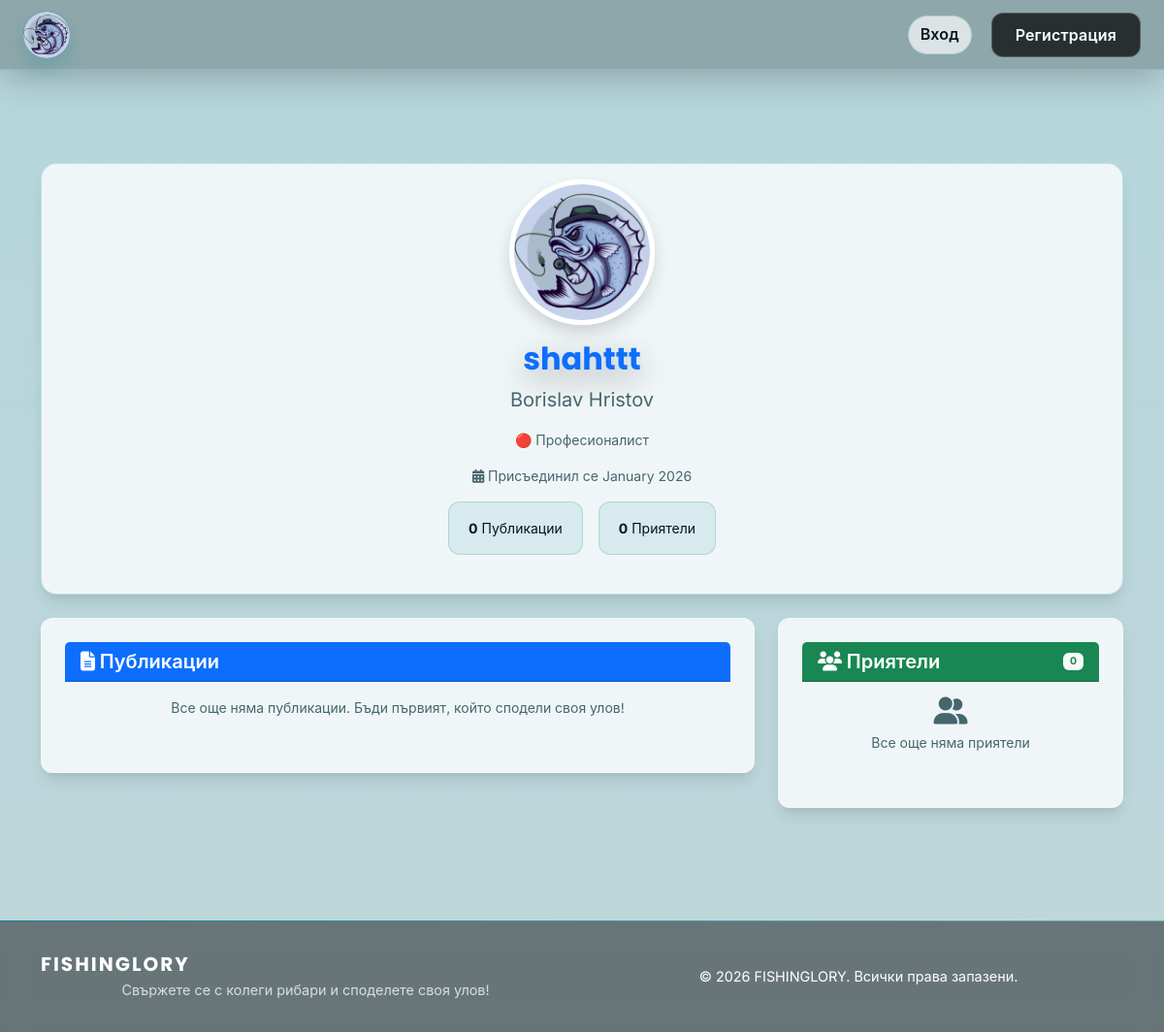
The page /be/users/profile.php?id=1 on the database its author committed.
### tables this page shows
CREATE TABLE `user_profiles` (
  `user_id` int(11) NOT NULL,
  `first_name` varchar(50) DEFAULT NULL,
  `last_name` varchar(50) DEFAULT NULL,
  `avatar_url` varchar(255) DEFAULT NULL,
  `bio` text DEFAULT NULL,
  `location` varchar(100) DEFAULT NULL,
  `experience_level` enum('beginner','advanced','pro') DEFAULT 'beginner'
);

CREATE TABLE `users` (
  `id` int(11) NOT NULL,
  `full_name` varchar(100) NOT NULL,
  `username` varchar(50) NOT NULL,
  `email` varchar(100) NOT NULL,
  `password_hash` varchar(255) NOT NULL,
  `role` enum('user','admin') DEFAULT 'user',
  `is_verified` tinyint(1) DEFAULT 0,
  `status` enum('active','banned') DEFAULT 'active',
  `created_at` timestamp NOT NULL DEFAULT current_timestamp(),
  `last_login` timestamp NULL DEFAULT NULL
);

### Config/languages.php (called while the page is built, shortened)
<?php
$lang = $_SESSION['lang'] ?? 'bg';
function __($key) {
    global $lang, $translations;
    return $translations[$lang][$key] ?? $key;
}
function getCurrentLang() {
    global $lang;
    return $lang;
}
?>

### Config/security.php (called while the page is built, shortened)
<?php
function generateCsrfToken() {
    return $_SESSION['csrf_token'];
}
function assetVersion(string $relativePath): string {
    $relativePath = ltrim($relativePath, "/\\");
    $fullPath = dirname(__DIR__) . DIRECTORY_SEPARATOR . $relativePath;
    if (is_file($fullPath)) {
        return (string) filemtime($fullPath);
    }
    return (string) time();
}

### Config/avatar_helper.php (called while the page is built, shortened)
<?php
function avatarAssetVersion($relativePath) {
    $absolutePath = __DIR__ . '/../' . ltrim($relativePath, '/');
    if (is_file($absolutePath)) {
        $mtime = filemtime($absolutePath);
        if ($mtime !== false) {
            return (string) $mtime;
        }
    }
    return null;
}
function resolveDefaultAvatarPath() {
    $theme = $_SESSION['theme'] ?? 'light';
    $isDark = ($theme === 'dark');
    $candidates = [
        'fe/assets/img/avatars/default_avatar_light.jpg',
        'fe/assets/img/default-avatar.png',
        'fe/assets/img/avatars/default.png',
        'fe/assets/img/logo_rounded.png',
    ];
    foreach ($candidates as $candidate) {
        if (is_file(__DIR__ . '/../' . $candidate)) {
            return $candidate;
        }
    }
    return 'fe/assets/img/logo.png';
}
function getUserAvatar($avatarUrl, $currentPath = null) {
    $defaultAvatar = resolveDefaultAvatarPath();
    $avatar = $avatarUrl ?? $defaultAvatar;
    if ($avatar !== $defaultAvatar && !is_file(__DIR__ . '/../' . $avatar)) {
        $avatar = $defaultAvatar;
    }
    if ($currentPath === null) {
        $currentPath = $_SERVER['PHP_SELF'] ?? '';
    }
    if (strpos($currentPath, '/fe/pages/') !== false) {
        if (strpos($avatar, 'fe/') === 0) {
            $path = '../../' . $avatar;
            if ($avatar === $defaultAvatar) {
                $version = avatarAssetVersion($defaultAvatar);
                if ($version !== null) {
                    $path .= '?v=' . $version;
                }
            }
            return $path;
        }
    } elseif (strpos($currentPath, '/be/') !== false) {
        if (strpos($avatar, 'fe/') === 0) {
            $path = '../../' . $avatar;
            if ($avatar === $defaultAvatar) {
                $version = avatarAssetVersion($defaultAvatar);
                if ($version !== null) {
                    $path .= '?v=' . $version;
                }
            }
            return $path;
        }
    }
    return $avatar;
}

### be/users/profile.php (the view, shortened to what this page needs)
<?php
require '../../config/database.php';
require '../../config/security.php';
require '../../config/languages.php';
$profileId = (int)($_GET['id'] ?? 0);
$currentUser = $_SESSION['user_id'] ?? 0;
$stmt = $pdo->prepare("
    SELECT u.id, u.username, u.full_name, u.created_at, up.avatar_url, up.bio, up.location, up.experience_level
    FROM users u
    LEFT JOIN user_profiles up ON u.id = up.user_id
    WHERE u.id = ?
");
$stmt->execute([$profileId]);
$user = $stmt->fetch();
$checkFriend = $pdo->prepare(
    "SELECT 1 FROM friends WHERE user_id = ? AND friend_id = ?"
);
$checkFriend->execute([$currentUser, $profileId]);
$isFriend = $checkFriend->fetch();
$posts = [];
if ($isFriend || $currentUser === $profileId) {
    $stmt = $pdo->prepare("SELECT * FROM posts WHERE user_id = ? ORDER BY created_at DESC");
    $stmt->execute([$profileId]);
    $posts = $stmt->fetchAll();
} else {
    $stmt = $pdo->prepare("SELECT * FROM posts WHERE user_id = ? AND visibility = 'public' ORDER BY created_at DESC");
    $stmt->execute([$profileId]);
    $posts = $stmt->fetchAll();
}
$stmt = $pdo->prepare("
    SELECT COUNT(DISTINCT CASE
        WHEN user_id = ? THEN friend_id
        WHEN friend_id = ? THEN user_id
    END) as count
    FROM friends
    WHERE user_id = ? OR friend_id = ?
");
$stmt->execute([$profileId, $profileId, $profileId, $profileId]);
$friendCount = $stmt->fetch()['count'];
$stmt = $pdo->prepare("
    SELECT DISTINCT u.id, u.username, u.full_name, up.avatar_url
    FROM (
        SELECT friend_id as friend FROM friends WHERE user_id = ?
        UNION
        SELECT user_id as friend FROM friends WHERE friend_id = ?
    ) f
    JOIN users u ON u.id = f.friend
    LEFT JOIN user_profiles up ON u.id = up.user_id
    LIMIT 6
");
$stmt->execute([$profileId, $profileId]);
$friends = $stmt->fetchAll();
require_once '../../config/avatar_helper.php';
$profileAvatar = getUserAvatar($user['avatar_url'] ?? null);
?>
<!DOCTYPE html>
<html lang="<?= getCurrentLang() ?>">
<head>
    <link href="https://cdn.jsdelivr.net/npm/bootstrap@5.3.3/dist/css/bootstrap.min.css" rel="stylesheet">
    <link rel="stylesheet" href="https://cdnjs.cloudflare.com/ajax/libs/font-awesome/6.5.0/css/all.min.css">
    <link rel="stylesheet" href="../../fe/assets/css/style.css?v=<?= assetVersion('fe/assets/css/style.css') ?>">
    <link rel="stylesheet" href="../../fe/assets/css/navbar.css?v=<?= assetVersion('fe/assets/css/navbar.css') ?>">
    <link rel="stylesheet" href="../../fe/assets/css/profile.css?v=<?= assetVersion('fe/assets/css/profile.css') ?>">
    <link rel="stylesheet" href="../../fe/assets/css/posts.css?v=<?= assetVersion('fe/assets/css/posts.css') ?>">
    <link rel="stylesheet" href="../../fe/assets/css/components.css?v=<?= assetVersion('fe/assets/css/components.css') ?>">
</head>
<body class="d-flex flex-column min-vh-100" data-user-id="<?= isset($_SESSION['user_id']) ? $_SESSION['user_id'] : 0 ?>" data-csrf-token="<?= generateCsrfToken() ?>" data-theme="<?= $_SESSION['theme'] ?? 'light' ?>">
<?php include '../../fe/components/navbar.php'; ?>
<main class="flex-grow-1 container my-5 py-5">
    <div class="card mb-4 shadow profile-main-card">
        <div class="card-body text-center">
            <img src="<?= htmlspecialchars($profileAvatar) ?>" width="150" height="150" class="rounded-circle mb-3 border border-primary profile-avatar-main">
            <h2 class="fw-bold text-primary"><?= htmlspecialchars($user['username']) ?></h2>
            <p class="text-muted fs-5"><?= htmlspecialchars($user['full_name']) ?></p>
            <?php if (!empty($user['experience_level'])): ?>
                <p class="text-muted mb-3">
                    <?php
                    $levels = [
                        'beginner' => '🟢 ' . __('beginner'),
                        'advanced' => '🟡 ' . __('advanced'),
                        'pro' => '🔴 ' . __('pro')
                    ];
                    echo $levels[$user['experience_level']] ?? '🟢 ' . __('beginner');
                    ?>
                </p>
            <?php endif; ?>
            <p class="text-muted"><i class="fas fa-calendar-alt"></i> <?= __('joined') ?> <?= date('F Y', strtotime($user['created_at'])) ?></p>
            <div class="profile-stats">
                <div class="profile-stat-item"><strong><?= count($posts) ?></strong> <?= __('posts') ?></div>
                <div class="profile-stat-item"><strong><?= $friendCount ?></strong> <?= __('friends') ?></div>
            </div>
        </div>
    </div>
    <div class="row">
        <div class="col-md-8">
            <div class="card profile-section-card">
                <div class="card-header bg-primary text-white">
                    <h5 class="mb-0"><i class="fas fa-file-alt"></i> <?= __('posts') ?></h5>
                </div>
                <div class="card-body">
                    <?php if (empty($posts)): ?>
                        <p class="text-center text-muted"><?= __('no_posts') ?></p>
                    <?php endif; ?>
                </div>
            </div>
        </div>
        <div class="col-md-4">
            <div class="card profile-section-card">
                <div class="card-header bg-success text-white d-flex justify-content-between align-items-center">
                    <h5 class="mb-0"><i class="fas fa-users"></i> <?= __('friends') ?></h5>
                    <span class="badge bg-light text-success"><?= $friendCount ?></span>
                </div>
                <div class="card-body">
                    <?php if (empty($friends)): ?>
                        <p class="text-center text-muted">
                            <i class="fas fa-user-friends fa-2x mb-2 d-block"></i>
                            <?= __('no_friends') ?>
                        </p>
                    <?php endif; ?>
                </div>
            </div>
        </div>
    </div>
</main>
<?php include '../../fe/components/footer.php'; ?>
</body>
</html>

### fe/assets/css/style.css (style rules this page uses)
:root { --primary-color: #088395; --primary-light: #7AB2B2; --primary-dark: #09637E; --primary-600: #088395; --accent-ocean: #7AB2B2; --accent-success: #10B981; --accent-warning: #F59E0B; --accent-danger: #EF4444; --bg-primary: #DCEBED; --bg-secondary: rgba(255, 255, 255, 0.8); --bg-tertiary: rgba(8, 131, 149, 0.1); --bg-card: rgba(255, 255, 255, 0.65); --bg-sidebar: rgba(255, 255, 255, 0.4); --bg-post: rgba(255, 255, 255, 0.7); --text-primary: #04161D; --text-secondary: #088395; --text-tertiary: #557A7A; --text-muted: #46666D; --surface-1: rgba(255, 255, 255, 0.78); --surface-2: rgba(255, 255, 255, 0.68); --border-color: rgba(8, 131, 149, 0.2); --gradient-primary: linear-gradient(135deg, #088395 0%, #7AB2B2 100%); --gradient-success: linear-gradient(135deg, #10B981 0%, #059669 100%); --gradient-sidebar: linear-gradient(135deg, rgba(0,0,0,0.35) 0%, rgba(8,131,149,0.12) 100%); --gradient-post: linear-gradient(135deg, rgba(0,0,0,0.35) 0%, rgba(8,131,149,0.14) 100%); --shadow-xs: 0 1px 2px 0 rgba(0, 0, 0, 0.05); --shadow-sm: 0 1px 3px 0 rgba(0, 0, 0, 0.1), 0 1px 2px 0 rgba(0, 0, 0, 0.06); --shadow-md: 0 4px 6px -1px rgba(0, 0, 0, 0.1), 0 2px 4px -1px rgba(0, 0, 0, 0.06); --shadow-lg: 0 10px 15px -3px rgba(0, 0, 0, 0.1), 0 4px 6px -2px rgba(0, 0, 0, 0.05); --shadow-xl: 0 20px 25px -5px rgba(0, 0, 0, 0.1), 0 10px 10px -5px rgba(0, 0, 0, 0.04); --radius-sm: 8px; --radius-md: 12px; --radius-lg: 16px; --radius-xl: 20px; --transition-fast: 150ms ease-in-out; --transition-base: 250ms ease-in-out; --transition-slow: 350ms ease-in-out; --body-bg-image-light: url('../img/bg_light.jpg'); --body-bg-image-dark: url('../img/bg_dark.jpg'); --body-bg-overlay-light: linear-gradient(180deg, rgba(8, 131, 149, 0.18) 0%, rgba(6, 95, 111, 0.14) 100%); --body-bg-overlay-dark: linear-gradient(180deg, rgba(0, 0, 0, 0.28) 0%, rgba(0, 0, 0, 0.32) 100%); --body-bg-image: var(--body-bg-image-light); --body-bg-overlay: var(--body-bg-overlay-light); }
* { box-sizing: border-box; }
html { scroll-behavior: smooth; }
body { background-color: var(--bg-primary); background-image: var(--body-bg-overlay), var(--body-bg-image); background-size: cover; background-position: center; background-repeat: no-repeat; background-blend-mode: multiply, normal; background-attachment: fixed; color: var(--text-primary); font-family: 'Inter', -apple-system, BlinkMacSystemFont, 'Segoe UI', Roboto, 'Helvetica Neue', Arial, sans-serif; font-size: 14px; line-height: 1.5; transition: background-color var(--transition-base), background-image var(--transition-slow); }
body > * { transition: opacity 0.72s cubic-bezier(0.16, 1, 0.3, 1); }
body > *:not(.bubble-container):not(.transition-overlay) { animation: page-content-fade-in 420ms cubic-bezier(0.16, 1, 0.3, 1) both; }
h1, h2, h3, h4, h5, h6 { font-family: 'Poppins', 'Inter', -apple-system, BlinkMacSystemFont, 'Segoe UI', Roboto, Arial, sans-serif; font-weight: 600; line-height: 1.2; }
.text-muted { color: var(--text-muted) !important; }
.sidebar-card, .create-post-modern, .modern-post, .profile-main-card, .profile-section-card, .messages-container, .conversation-list, .conversation-thread, .activity-card, .friend-card, .request-card, .login-card, .register-card, .glass-card { background: var(--surface-1) !important; border-color: var(--border-color) !important; color: var(--text-primary) !important; box-shadow: var(--shadow-lg) !important; }
.post-header, .post-content, .post-actions, .comment-section, .message-input-area, .conversation-list-header, .activity-header-section, .profile-section-card, .friends-page .page-title, .requests-page .page-title { border-color: rgba(255, 255, 255, 0.14) !important; color: var(--text-primary) !important; }
h1, h2, h3 { text-shadow: 0 10px 30px rgba(0, 0, 0, 0.35); }
.modern-post, .profile-main-card, .profile-section-card, .messages-container, .activity-card, .friend-card, .request-card { background-image: none !important; }
.btn, .form-control, .form-select, .input-group-text, .card, .alert { border-radius: var(--radius-md); }
* { scrollbar-width: thin; scrollbar-color: rgba(8, 131, 149, 0.2) transparent; }

### fe/assets/css/navbar.css (style rules this page uses)
body { padding-top: 72px; }

### rows shown on the page
user_profiles: user_id.username "shahttt", user_id.full_name "Borislav Hristov", experience_level "🔴 Професионалист", user_id.created_at "January 2026"

### other values the page prints
__('login') "Вход"
__('sign_up') "Регистрация"
__('joined') "Присъединил се"
count($posts) "0"
__('posts') "Публикации"
$friendCount "0"
__('friends') "Приятели"
__('no_posts') "Все още няма публикации. Бъди първият, който сподели своя улов!"
__('no_friends') "Все още няма приятели"
__('footer_tagline') "Свържете се с колеги рибари и споделете своя улов!"
__('all_rights_reserved') "Всички права запазени."
